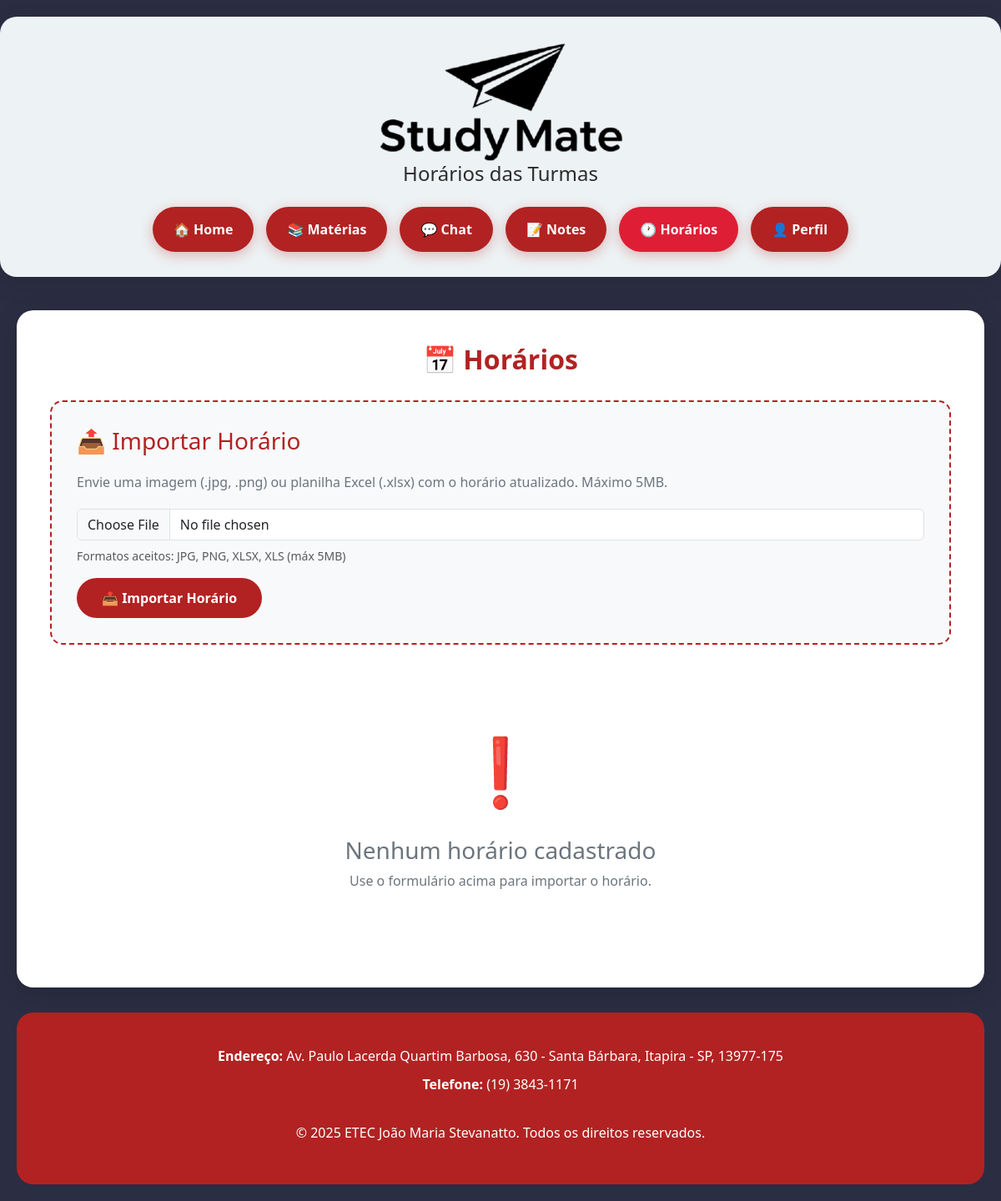
Page /horarios/ (signed in) on the earlier database version.
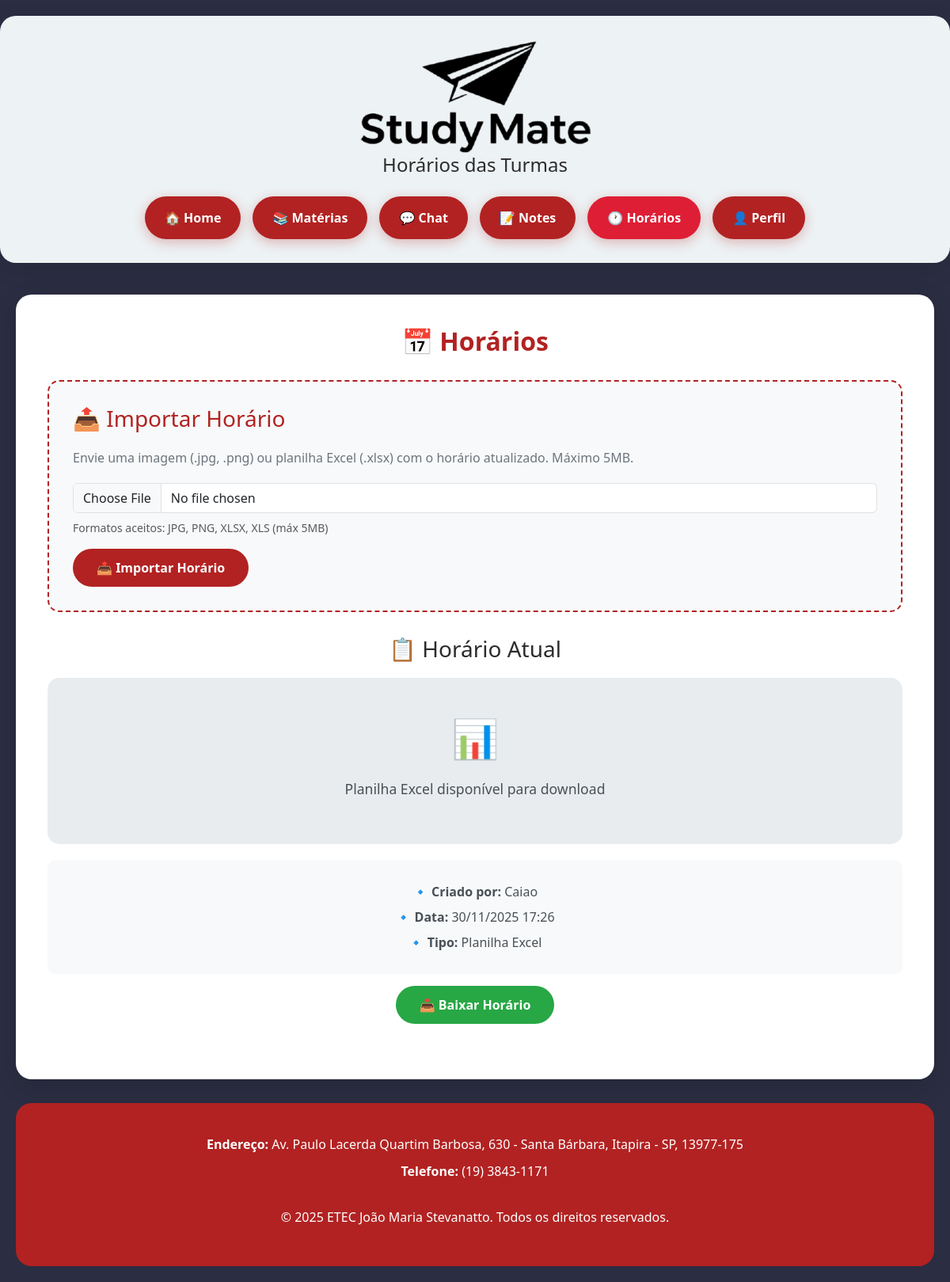
Same page on the later database version.
### horarios/models.py (models this page shows, shortened)
class Horario(models.Model):
    TIPO_CHOICES = [
        ('IMAGEM', 'Imagem'),
        ('EXCEL', 'Planilha Excel'),
    ]
    importado_por = models.ForeignKey(
        User,
        on_delete=models.CASCADE,
        related_name='horarios_importados',
        verbose_name='Importado por'
    )
    arquivo = models.FileField(
        upload_to='horarios/',
        validators=[validate_file_size_horario, validate_file_extension_horario],
        verbose_name='Arquivo'
    )
    tipo = models.CharField(
        max_length=10,
        choices=TIPO_CHOICES,
        verbose_name='Tipo'
    )
    data_importacao = models.DateTimeField(
        auto_now_add=True,
        verbose_name='Data de importação'
    )
    ativo = models.BooleanField(
        default=True,
        verbose_name='Ativo'
    )
    class Meta:
        verbose_name = 'Horário'
        verbose_name_plural = 'Horários'
        ordering = ['-data_importacao']

### accounts/models.py (models this page shows, shortened)
class User(AbstractUser):
    USER_TYPE_CHOICES = (
        ('admin', 'Administrador'),
        ('professor', 'Professor'),
        ('aluno', 'Aluno'),  # Atualizado de 'estudante' para 'aluno'
    )
    user_type = models.CharField(
        max_length=20,
        choices=USER_TYPE_CHOICES,
        default='aluno',  # Atualizado
        verbose_name='Tipo de Usuário'
    )
    matricula = models.CharField(max_length=20, blank=True, null=True, verbose_name='Matrícula')
    telefone = models.CharField(max_length=15, blank=True, null=True, verbose_name='Telefone')
    first_login = models.BooleanField(default=True, verbose_name='Primeiro Login')
    class Meta:
        verbose_name = 'Usuário'
        verbose_name_plural = 'Usuários'

### horarios/views.py (the view)
# urls.py: path('', views.horarios_view, name='home'),
@login_required
def horarios_view(request):
    user = request.user
    is_professor_or_admin = user.user_type in ['professor', 'admin'] or user.is_staff or user.is_superuser
    horario_ativo = Horario.objects.filter(ativo=True).first()
    historico = None
    if is_professor_or_admin:
        historico = Horario.objects.all()[:10]  # Últimas 10 versões
    if request.method == 'POST' and is_professor_or_admin:
        form = HorarioImportForm(request.POST, request.FILES)
        if form.is_valid():
            horario = form.save(commit=False)
            horario.importado_por = user
            horario.save()
            messages.success(request, '✅ Horário inserido com sucesso!')
            return redirect('horarios:home')
        else:
            for error in form.errors.values():
                messages.error(request, error)
    else:
        form = HorarioImportForm()
    context = {
        'is_professor_or_admin': is_professor_or_admin,
        'horario_ativo': horario_ativo,
        'historico': historico,
        'form': form,
    }
    return render(request, 'horarios/horarios.html', context)

### horarios/forms.py (shortened to what this page needs)
class HorarioImportForm(forms.ModelForm):
    class Meta:
        model = Horario
        fields = ['arquivo']
        widgets = {
            'arquivo': forms.FileInput(attrs={
                'class': 'form-control',
                'accept': '.jpg,.jpeg,.png,.xlsx,.xls',
                'id': 'arquivoInput'
            })
        }
        labels = {
            'arquivo': 'Selecione o arquivo'
        }

### horarios/templates/horarios/horarios.html (shortened to what this page needs)
<!DOCTYPE html>
<html lang="pt-br">
<head>
    {% load static %}
    <link href="https://cdn.jsdelivr.net/npm/bootstrap@5.3.0/dist/css/bootstrap.min.css" rel="stylesheet">
</head>
<body>
    <div class="header">
        <img src="{% static 'study/img/logoStudyMate.png' %}" height="144px" width="293" alt="StudyMate Logo">
        <h4>Horários das Turmas</h4>
        <div class="nav">
            <a href="{% url 'study:home' %}">🏠 Home</a>
            <a href="{% url 'materias:home' %}">📚 Matérias</a>
            <a href="{% url 'chat:lista' %}">💬 Chat</a>
            <a href="{% url 'notes:list' %}">📝 Notes</a>
            <a href="{% url 'horarios:home' %}" class="active">🕐 Horários</a>
            {% if user.is_authenticated %}
                <a href="{% url 'perfil:perfil' %}">👤 Perfil</a>
            {% else %}
                <a href="{% url 'accounts:login' %}">🔐 Login</a>
            {% endif %}
        </div>
    </div>
    <div class="container">
        <div class="content-card">
            <h1 class="page-title">📅 Horários</h1>
            {% if is_professor_or_admin %}
                <div class="import-section">
                    <h3>📤 Importar Horário</h3>
                    <p style="color: #6c757d; margin-bottom: 20px;">
                        Envie uma imagem (.jpg, .png) ou planilha Excel (.xlsx) com o horário atualizado.
                        Máximo 5MB.
                    </p>
                    <form method="POST" enctype="multipart/form-data" id="importForm">
                        <div class="mb-3">
                            {{ form.arquivo }}
                            <small class="text-muted d-block mt-2">
                                Formatos aceitos: JPG, PNG, XLSX, XLS (máx 5MB)
                            </small>
                        </div>
                        <button type="submit" class="btn-import" id="btnImport">
                            📤 Importar Horário
                        </button>
                    </form>
                </div>
            {% endif %}
            {% if horario_ativo %}
                <div class="horario-display">
                    <h3 style="margin-bottom: 20px;">📋 Horário Atual</h3>
                    {% if horario_ativo.tipo == 'IMAGEM' %}
                        <img src="{{ horario_ativo.arquivo.url }}" alt="Horário">
                    {% elif horario_ativo.tipo == 'EXCEL' %}
                        <div style="background: #e9ecef; padding: 40px; border-radius: 15px;">
                            <div style="font-size: 3rem; margin-bottom: 15px;">📊</div>
                            <p style="font-size: 1.1rem; color: #495057;">
                                Planilha Excel disponível para download
                            </p>
                        </div>
                    {% endif %}
                    <div class="horario-info">
                        <p><strong>🔹 Criado por:</strong> {{ horario_ativo.importado_por.username }}</p>
                        <p><strong>🔹 Data:</strong> {{ horario_ativo.data_importacao|date:"d/m/Y H:i" }}</p>
                        <p><strong>🔹 Tipo:</strong> {{ horario_ativo.get_tipo_display }}</p>
                    </div>
                    <a href="{% url 'horarios:baixar' horario_ativo.id %}" class="btn-download">
                        📥 Baixar Horário
                    </a>
                </div>
            {% else %}
                <div class="empty-state">
                    <div class="icon">❗</div>
                    <h3>Nenhum horário cadastrado</h3>
                    <p>
                        {% if is_professor_or_admin %}
                            Use o formulário acima para importar o horário.
                        {% else %}
                            Os professores ainda não enviaram o horário.
                        {% endif %}
                    </p>
                </div>
            {% endif %}
        </div>
        <footer>
            <p><strong>Endereço:</strong> Av. Paulo Lacerda Quartim Barbosa, 630 - Santa Bárbara, Itapira - SP, 13977-175</p>
            <p><strong>Telefone:</strong> (19) 3843-1171</p>
            <br>
            <p>&copy; 2025 ETEC João Maria Stevanatto. Todos os direitos reservados.</p>
        </footer>
    </div>
</body>
</html>

### horarios/templates/horarios/horarios.html (style rules this page uses)
:root { --primary: rgb(178, 34, 34); --primary-dark: rgb(222, 30, 53); --background: rgb(43, 45, 66); }
body { font-family: 'Segoe UI', Tahoma, Geneva, Verdana, sans-serif; background: var(--background); min-height: 100vh; color: #2c2c2c; }
.header { background: rgb(237, 242, 244); border-radius: 20px; padding: 30px; margin: 20px auto; max-width: 1200px; box-shadow: 0 8px 30px rgba(0,0,0,0.1); text-align: center; }
.nav { display: flex; justify-content: center; gap: 15px; flex-wrap: wrap; margin-top: 25px; }
.nav a { background: var(--primary); color: white; text-decoration: none; padding: 15px 25px; border-radius: 50px; font-weight: 600; transition: all 0.3s ease; box-shadow: 0 4px 15px rgba(178, 34, 34, 0.3); }
.nav a.active { background: var(--primary-dark); }
.container { max-width: 1200px; margin: 0 auto; padding: 20px; }
.content-card { background: white; border-radius: 20px; padding: 40px; box-shadow: 0 8px 30px rgba(0,0,0,0.15); margin-bottom: 30px; }
.page-title { text-align: center; color: var(--primary); font-size: 2rem; font-weight: 700; margin-bottom: 30px; }
.import-section { background: #f8f9fa; border-radius: 15px; padding: 30px; margin-bottom: 30px; border: 2px dashed var(--primary); }
.import-section h3 { color: var(--primary); margin-bottom: 20px; }
.btn-import { background: var(--primary); color: white; border: none; padding: 12px 30px; border-radius: 25px; font-weight: 600; cursor: pointer; transition: all 0.3s ease; }
.horario-display { text-align: center; margin: 30px 0; }
.horario-info { background: #f8f9fa; border-radius: 10px; padding: 20px; margin-top: 20px; }
.horario-info p { margin: 8px 0; color: #495057; }
.btn-download { background: #28a745; color: white; border: none; padding: 12px 30px; border-radius: 25px; font-weight: 600; text-decoration: none; display: inline-block; margin-top: 15px; transition: all 0.3s ease; }
footer { background: var(--primary); color: white; border-radius: 20px; padding: 40px; margin-top: 30px; text-align: center; }
footer p { margin-bottom: 10px; }

Differences in the rows shown:
added Horario: importado_por.username "Caiao", data_importacao "30/11/2025 17:26", tipo "Planilha Excel"
Other differences:
text no longer shown: "❗ Nenhum horário cadastrado Use o formulário acima para importar o horário."
text now shown: "📋 Horário Atual 📊 Planilha Excel disponível para download 🔹 Criado por: 🔹 Data: 🔹 Tipo: 📥 Baixar Horário"
